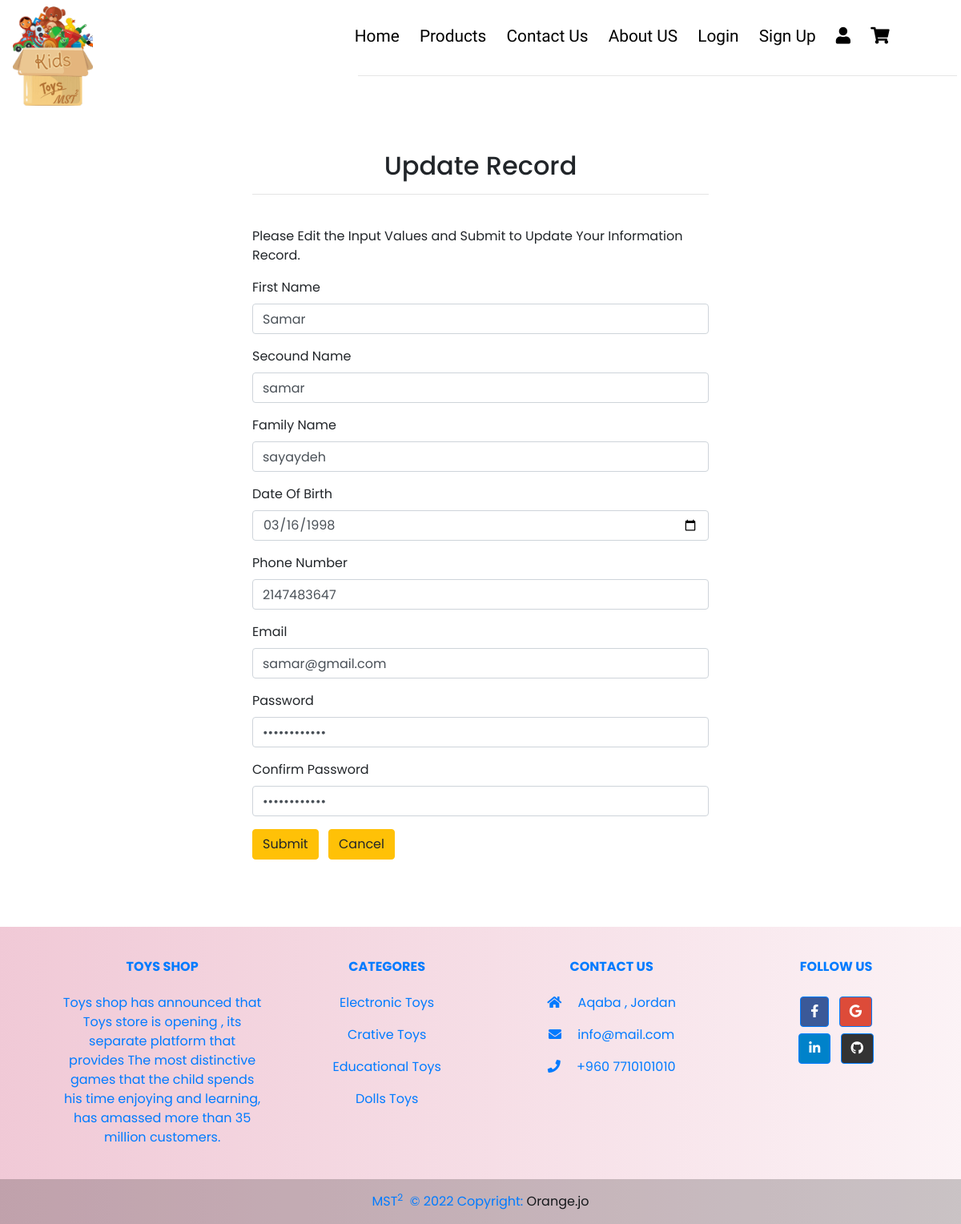
Page /User/Update_info.php?id=1 on the committed database.
### tables this page shows
CREATE TABLE `register` (
  `id` int(11) NOT NULL,
  `First_Name` text NOT NULL,
  `Sec_Name` text NOT NULL,
  `Last_Name` text NOT NULL,
  `Email` varchar(255) NOT NULL,
  `Phone_Num` int(14) NOT NULL,
  `Password` varchar(14) NOT NULL,
  `con_Password` varchar(14) NOT NULL,
  `DOB` date NOT NULL
);

### User/Update_info.php (the view, shortened to what this page needs)
<?php
include_once '../Configration/connection.php';
 $fname= $sname = $lname = $dob = $phone = $email = $pass = $con_pass = "";
$fname_err = $sname_err = $lname_err = $dob_err = $phone_err = $email_err = $pass_err = $con_pass_err = "";
if($_SERVER["REQUEST_METHOD"] == "POST"){
    $input_name = trim($_POST["First_Name"]);
    if(empty($input_name)){
        $fname_err = "Please enter a name.";
    } elseif(!filter_var($input_name, FILTER_VALIDATE_REGEXP, array("options"=>array("regexp"=>"/^[a-zA-Z\s]+$/")))){
        $fname_err = "Please enter a valid name.";
    } else{
        $fname = $input_name;
    }
    $input_name2 = trim($_POST["Sec_Name"]);
    if(empty($input_name2)){
        $sname_err = "Please enter a name.";
    } elseif(!filter_var($input_name2, FILTER_VALIDATE_REGEXP, array("options"=>array("regexp"=>"/^[a-zA-Z\s]+$/")))){
        $sname_err = "Please enter a valid name.";
    } else{
        $sname = $input_name2;
    }
     $input_name3 = trim($_POST["Last_Name"]);
     if(empty($input_name3)){
         $lname_err = "Please enter a name.";
     } elseif(!filter_var($input_name3, FILTER_VALIDATE_REGEXP, array("options"=>array("regexp"=>"/^[a-zA-Z\s]+$/")))){
         $lname_err = "Please enter a valid name.";
     } else{
         $lname = $input_name3;
     }
    $input_email = trim($_POST["Email"]);
    if(empty($input_email)){
        $email_err = "Please enter your email.";
    } elseif(!filter_var($input_email, FILTER_VALIDATE_REGEXP, array("options"=>array("regexp"=>"/^[a-zA-Z0-9][\-_\.\+\!\#\$\%\&\'\*\/\=\?\^\`\{\|]{0,1}([a-zA-Z0-9][\-_\.\+\!\#\$\%\&\'\*\/\=\?\^\`\{\|]{0,1})*[a-zA-Z0-9]@[a-zA-Z0-9][-\.]{0,1}([a-zA-Z][-\.]{0,1})*[a-zA-Z0-9]\.[a-zA-Z0-9]{1,}([\.\-]{0,1}[a-zA-Z]){0,}[a-zA-Z0-9]{0,}$/i")))){
        $email_err = "Please enter a valid Email.";
    } else{
        $email = $input_email;
    }
    $input_dob = trim($_POST["DOB"]);
    if(empty($input_dob)){
        $dob_err ="Please enter your birth of date.";
    }elseif(((floor((time()-strtotime($input_dob))/31556926)))>16){
        $dob=$input_dob;
    }else{
        $dob_err ="dd/mm/yyyy";
    }
    $phone_regex="/^\\(?([0-9]{3})\\)?[-.\\s]?([0-9]{3})[-.\\s]?([0-9]{4})?[-.\\s]?([0-9]{4})$/";
    $input_phone = trim($_POST["Phone_Num"]);
    if(empty($input_phone)){
        $phone_err = "Please enter your phone number .";
    }elseif(!preg_match($phone_regex,$input_phone)){
         $phone_err ="Please enter your phone number from 14 digit !.";
    }else{
        $phone = $input_phone;
    }
      $input_pass = trim($_POST["Password"]);
      if(empty($input_pass)){
          $pass_err = "Password should be at least 8 characters in length and should include at least one upper case letter, one number, and one special character.";
      }elseif(!filter_var($input_pass, FILTER_VALIDATE_REGEXP, array("options"=>array("regexp"=>"/^(?=.*?[A-Z])(?=.*?[a-z])(?=.*?[0-9])(?=.*?[#?!@$%^&*-]).{8,}$/")))){
          $pass_err = "Password should be at least 8 characters in length and should include at least one upper case letter, one number, and one special character.";
      }else{
          $pass = $input_pass;
      }
      $input_conpass = trim($_POST["con_Password"]);
      if(empty($input_conpass)){
          $con_pass_err = "Please Enter Your Password matche the above password !";
      }elseif($input_conpass == $pass){
        $con_pass = $input_conpass;
      }else{
        $con_pass_err = "Password Dosent Match !";
      }
    if(empty($fname_err) && empty($sname_err) && empty($lname_err) && empty($dob_err) && empty($phone_err) && empty($pass_err) && empty($con_pass_err)){
        $sql="UPDATE register SET First_Name='$fname', Sec_Name='$sname', Last_Name='$lname', DOB='$dob', Phone_Num='$phone',  Email='$email', Password='$pass', con_Password='$con_pass' WHERE id=$_GET[id];";
        if(mysqli_query($conn, $sql)){
            header("location:User.php");
            }else{
            echo "Eroor: ". $sql."<br>". mysqli_error($conn);}}
    else{
            echo '<script language="javascript">';
            echo 'alert("Oops! Something went wrong. Please try again later")';
            echo '</script>';
          }
    mysqli_close($conn);
}else{
    if(isset($_GET["id"]) && !empty(trim($_GET["id"]))){
        $sql = "SELECT * FROM register WHERE id = ?";
        if($stmt = mysqli_prepare($conn, $sql)){
            mysqli_stmt_bind_param($stmt, "i", $param_id);
            if(mysqli_stmt_execute($stmt)){
                $result = mysqli_stmt_get_result($stmt);
                if(mysqli_num_rows($result) == 1){
                    $row = mysqli_fetch_array($result, MYSQLI_ASSOC);
                    $fname = $row["First_Name"];
                    $sname = $row["Sec_Name"];
                    $lname = $row["Last_Name"];
                    $email = $row["Email"];
                    $phone = $row["Phone_Num"];
                    $dob = $row["DOB"];
                    $pass = $row["Password"];
                    $con_pass = $row["con_Password"];
                }else{
                        header("location: error.php");
                        exit();
                    }
                } else{
                    echo "Oops! Something went wrong. Please try again later.";
                }
            }
        }  else{
            header("location: error.php");
            exit();
        }
    }
?>
<!DOCTYPE html>
<html lang="en">
<head>
    <link rel="stylesheet" href="https://use.fontawesome.com/releases/v5.14.0/css/all.css%22%3E">
        <link rel="stylesheet" href="https://use.fontawesome.com/releases/v5.14.0/css/all.css">
        <link rel="stylesheet" href="https://stackpath.bootstrapcdn.com/bootstrap/4.5.2/css/bootstrap.min.css">
        <link rel="stylesheet" href="../style2.css">
</head>
<body>
<div class="navbar">
       <div class="logo"><img src="../img/logo_kids.gif"width="100px"> </div>
       <nav >
<ul style="margin-right: 5%; font-family: 'Nunito', sans-serif;
font-family: 'Patrick Hand', cursive; color:black;">
 <li><a style="color:black;" href="../index.php">Home</a></li>
 <li><a style="color:black;" href="../product/product.php">Products</a></li>
 <li><a style="color:black;" href="../Welcome/ContactUs.html">Contact Us</a></li>
 <li><a style="color:black;" href="../Welcome/AboutUs.html">About US</a></li>
 <li><a style="color:black;" href="../Login/Login.php">Login</a></li>
 <li><a style="color:black;" href="../Regestration/Signup.php">Sign Up</a></li>
 <li><a style="color:black;" href="../User/User.php"><i class="fa fa-user" aria-hidden="true"></i></a></li>
 <li><a style="color:black;" href="../Cart/cart.php"><i class="fas fa-shopping-cart"></i ></i></a></li>
</ul> <hr style="width:70%; margin-left: 31%;">
       </nav>
    </div>
    <div class="wrapper">
        <div class="container-fluid">
            <div class="row">
                <div class="col-md-12">
                    <h2 class="mt-5" style="text-align:center">Update Record</h2><hr><br>
                    <p>Please Edit the Input Values and Submit to Update Your Information Record.</p>
                    <form action="<?php echo htmlspecialchars(basename($_SERVER['REQUEST_URI'])); ?>" method="post">
                    <div class="form-group">
                            <label>First Name</label>
                            <input type="text" name="First_Name" class="form-control <?php echo (!empty($fname_err)) ? 'is-invalid' : ''; ?>" value="<?php echo $fname; ?>">
                        </div>
                        <div class="form-group">
                            <label>Secound Name</label>
                            <input type="text" name="Sec_Name" class="form-control <?php echo (!empty($sname_err)) ? 'is-invalid' : ''; ?>" value="<?php echo $sname; ?>">
                        </div>
                        <div class="form-group">
                            <label>Family Name</label>
                            <input type="text" name="Last_Name" class="form-control <?php echo (!empty($lname_err)) ? 'is-invalid' : ''; ?>" value="<?php echo $lname; ?>">
                        </div>
                        <div class="form-group">
                            <label>Date Of Birth</label>
                            <input type="Date" name="DOB" class="form-control <?php echo (!empty($dob_err)) ? 'is-invalid' : ''; ?>" value="<?php echo $dob; ?>">
                        </div>
                        <div class="form-group">
                            <label>Phone Number</label>
                            <input type="number" name="Phone_Num" class="form-control <?php echo (!empty($phone_err)) ? 'is-invalid' : ''; ?>" value="<?php echo $phone ; ?>">
                        </div>
                        <div class="form-group">
                            <label>Email</label>
                            <input type="email" name="Email" class="form-control <?php echo (!empty($email_err)) ? 'is-invalid' : ''; ?>" value="<?php echo $email; ?>">
                        </div>
                        <div class="form-group">
                            <label>Password</label>
                            <input type="password" name="Password" class="form-control <?php echo (!empty($pass_err)) ? 'is-invalid' : ''; ?>" value="<?php echo $pass; ?>">
                        </div>
                        <div class="form-group">
                            <label>Confirm Password</label>
                            <input type="password" name="con_Password" class="form-control <?php echo (!empty($con_pass_err)) ? 'is-invalid' : ''; ?>" value="<?php echo $con_pass; ?>">
                        </div>
                        <input type="submit" class="btn btn-warning" value="Submit">
                        <a href="index.php" class="btn btn-warning ml-2">Cancel</a>
                    </form>
                </div>
            </div>
        </div>
    </div>
   <footer
            class="text-center text-lg-start text-primary"
            style="background: linear-gradient(to right, rgba(216, 112, 147, 0.377),rgba(216, 112, 147, 0.235), rgba(216, 112, 147, 0.087)); margin-top:7%"
            >
      <div class="container p-4 pb-0">
        <section class="">
          <div class="row">
            <div class="col-md-3 col-lg-3 col-xl-3 mx-auto mt-3">
              <h6 class="text-uppercase mb-4 font-weight-bold">
                Toys Shop
              </h6>
              <p>
                Toys shop has announced that Toys store is opening , its separate platform that provides The most distinctive games that the child spends his time enjoying and learning, has amassed more than 35 million customers.
              </p>
            </div>
            <div class="col-md-2 col-lg-2 col-xl-2 mx-auto mt-3">
              <h6 class="text-uppercase mb-4 font-weight-bold">Categores</h6>
              <p >
                <a class="text-primary">Electronic Toys</a>
              </p>
              <p>
                <a class="text-primary">Crative Toys</a>
              </p>
              <p>
                <a class="text-primary">Educational Toys</a>
              </p>
              <p>
                <a class="text-primary" >Dolls Toys</a>
              </p>
            </div>
            <div class="col-md-4 col-lg-3 col-xl-3 mx-auto mt-3">
              <h6 class="text-uppercase mb-4 font-weight-bold">Contact Us</h6>
              <p><i class="fas fa-home mr-3"></i> Aqaba , Jordan</p>
              <p><i class="fas fa-envelope mr-3"></i> info@mail.com</p>
              <p><i class="fas fa-phone mr-3"></i> +960 7710101010</p>
            </div>
            <div class="col-md-3 col-lg-2 col-xl-2 mx-auto mt-3">
              <h6 class="text-uppercase mb-4 font-weight-bold">Follow us</h6>
              <a
                 class="btn btn-primary btn-floating m-1"
                 style="background-color: #3b5998"
                 href="#!"
                 role="button"
                 ><i class="fab fa-facebook-f"></i
                ></a>
              <a
                 class="btn btn-primary btn-floating m-1"
                 style="background-color: #dd4b39"
                 href="#!"
                 role="button"
                 ><i class="fab fa-google"></i
                ></a>
                    <br>
              <a
                 class="btn btn-primary btn-floating m-1"
                 style="background-color: #0082ca"
                 href="https://www.linkedin.com/in/tamara-al-shabatat-060452123/?challengeId=AQFBHTafIZQKgAAAAYAhs1i-oKYMHGzoCp7CFeBZxbEnPZafk74JDnX6xmEwh0tDvN3Eq6-LHqiH4WRl2oxvFyTOX64Dyzv3lQ&submissionId=3ffc26ce-3a62-e516-90b4-716d0cbeeb40"
                 role="button" target="_blank"
                 ><i class="fab fa-linkedin-in"></i
                ></a>
              <a
                 class="btn btn-primary btn-floating m-1"
                 style="background-color: #333333"
                 href="https://github.com/majdalbalawneh"
                 role="button" target="_blank"
                 ><i class="fab fa-github"></i
                ></a>
            </div>
          </div>
        </section>
      </div>
      <div
           class="text-center p-3"
           style="background-color: rgba(0, 0, 0, 0.2)"
           >
        MST<sup>2</sup>&nbsp; © 2022 Copyright:
        <a  href="https://www.orange.jo/ar/pages/default.aspx" target="_blank">Orange.jo</a>
      </div>
    </footer>
</body>
</html>

### User/Update_info.php (style rules this page uses)
.wrapper { width: 600px; margin: 0 auto; }

### rows in the picture
register: First_Name "Samar", Sec_Name "samar", Last_Name "sayaydeh", DOB "03/16/1998", Phone_Num "2147483647", Email "samar@gmail.com"
